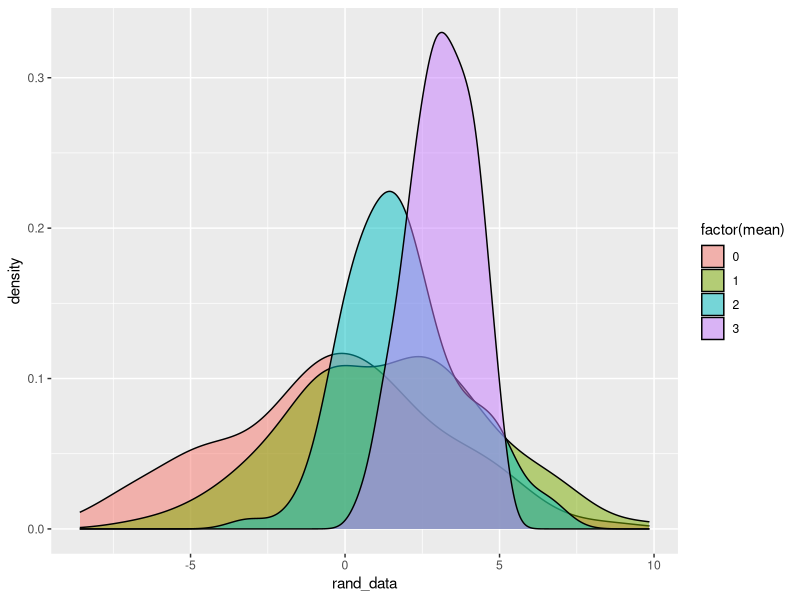

Write the R code that produced this figure.
## ---- chunk 1
#| message: false

library(tidyverse)
## ---- chunk 2
col_classes <- vector("character", ncol(mtcars))

# Data frames are **lists** of columns, so this loop iterates over the columns
for (i in seq_along(mtcars)) {
    col_classes[i] <- class(mtcars[[i]])
}
## ---- chunk 3
# Example 1: For loop with no storage container; append new value to existing vector
x <- integer()
results1 <- bench::mark(
  for (i in 1:3) {
    x <- c(x, i)
  }
)

# Example 2: For loop with a storage container!
x <- vector('integer', length = 1e5)
results2 <- bench::mark(
  for (i in 1:3) {
    x[i] <- i
  }
)

# Example 3: purrr::map()
results3 <- bench::mark(purrr::map_int(3, ~.x))


# Example 4: Standard R Function/Operator
results4 <- bench::mark(seq(1,3))
## ---- chunk 4
# Compile Results
bind_rows(results1, results2, results3, results4) |>
  mutate(type = c("for_loop_no_storage", "for_loop_with_storage", "purrr_map", "standard_func")) |>
  select(type, mem_alloc, total_time)  |> print()

## ---- chunk 5
map_chr(mtcars, class)
## ---- chunk 6
#| error: true

#map_chr(diamonds, class)
## ---- chunk 7
class(diamonds$cut)
## ---- chunk 8
map(diamonds, class)
## ---- chunk 9
# Mean of each numeric variable
map_dbl(diamonds |> select(where(is.numeric)), mean)

# Number of unique values in each non-numeric variable
map_int(diamonds |> select(!where(is.numeric)), n_distinct)
## ---- chunk 10
# Function to summarize
summ_stats <- function(x) {
    tibble(
        mean = mean(x, na.rm = TRUE),
        median = median(x, na.rm = TRUE),
        sd = sd(x, na.rm = TRUE),
        iqr = IQR(x, na.rm = TRUE)
    )
}
# Data Subset: Only Quantitative Variables
diamonds_num <- diamonds |> select(where(is.numeric))

# Option 1: map + bind_rows() + add variable names
map(diamonds_num, summ_stats) |>
  bind_rows() |>
  mutate(variable = colnames(diamonds_num))
## ---- chunk 11
args <- tibble(
  n = c(100, 100, 100, 100), # this is n
  mean = c(0, 1, 2, 3),            # this is mean
  sd = c(4, 3, 2, 1)            # this is sd
)

# save randomly generated data in tibble with simulation parameters
sim_data <- args |>
  mutate(rand_data = pmap(args, rnorm))

sim_data |> head() |> print()
## ---- chunk 12
unnested_sim <- sim_data |>
  unnest(rand_data) # convert the rand_data list to numeric vector


unnested_sim |>
  ggplot(aes(x = rand_data, group = mean, fill = factor(mean))) +
  geom_density(alpha = .5)
## ---- chunk 13
string_data <- tibble(
    pattern = c("p", "n", "h"),
    replacement = c("P", "N", "H")
)

pmap_chr(string_data, str_replace_all, string = "ppp nnn hhh")
## ---- chunk 14
string_data <- tibble(
    string = c("apple", "banana", "cherry"),
    start = c(1, 2, 4),
    end = c(2, 3, 5)
)

pmap_chr(string_data, str_sub)

string_data <- tibble(
    start = c(1, 2, 4),
    end = c(2, 3, 5)
)
pmap_chr(string_data, str_sub, string = "abcde")
## ---- chunk 15
xs <- diamonds |> select(carat, cut, clarity, color) |> names()


df_arg_combos <- crossing(
    mod_formula = str_c("price ~ ", map_chr(seq_along(xs), ~ str_c(xs[1:.x], collapse = " + ")) ),
    remove_outliers = c(TRUE, FALSE)
)
df_arg_combos


remove_outliers <- function(data, what_var, sd_thresh) {
    data |>
        mutate(zscore = ({{ what_var }} - mean({{ what_var }}, na.rm = TRUE))/sd({{ what_var }}, na.rm = TRUE)) |>
        filter(zscore <= sd_thresh)
}

fit_model <- function(data, mod_formula, remove_outliers) {
    if (remove_outliers) {
        data_clean <- remove_outliers(data, what_var = carat, sd_thresh = 3)
    } else {
        data_clean <- data
    }

    lm(mod_formula, data = data_clean)
}

# use pmap()
df_arg_combos |> mutate(fit_mod = pmap(df_arg_combos, fit_model, data = diamonds)) |>
  head() |> print()
## ---- chunk 16
# Let's create separate datasets within one tibble
by_clarity <- diamonds |>
  group_nest(clarity)

by_clarity |> head() |> print()
## ---- chunk 17
# Create a variable with a image path
by_clarity <- by_clarity |>
  mutate(path = str_glue("diamonds-{clarity}.png"))

by_clarity |> head() |> print()
## ---- chunk 18
# plot for making a scatterplot
carat_scatter <- function(df) {
  ggplot(df, aes(x = carat, y = price)) + geom_point()
}

# Create a "variable" with each plots
by_clarity <- by_clarity |>
  mutate(plot = map(data, carat_scatter)) # iterate over data to create ggplot output
